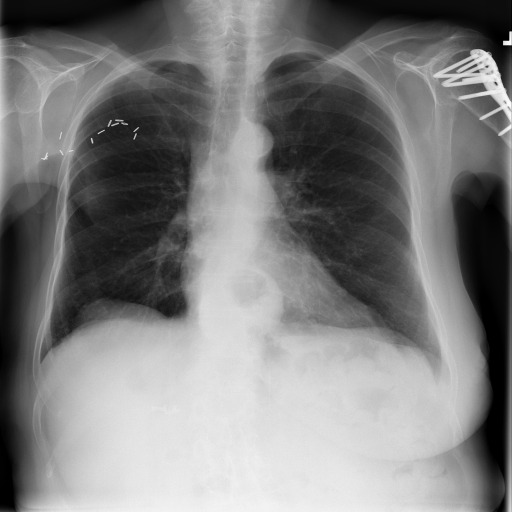
#> input picture serving/frontend/samples/00000003_000.jpg, 512 x 512 px
$ python -i preprocess.py   (imports and definitions only)
#> lines starting #> are read from the running program, lines starting #| are printed output that depends on the picture
#> further down, picture is the input picture: shape (512, 512, 3); min 0, max 255, mean 125.5
"""Image preprocessing shared by training, evaluation and the serving API.

Using one code path everywhere removes a classic source of training/serving skew: the API
resizes and normalises an uploaded X-ray exactly the way evaluation images were processed.
Depends only on numpy + OpenCV so the serving image stays torch-free.
"""

from __future__ import annotations

import cv2
import numpy as np

STORE_SIZE = 256  # resolution images are cached at after `prepare`
IMAGENET_MEAN = np.array([0.485, 0.456, 0.406], dtype=np.float32).reshape(3, 1, 1)
IMAGENET_STD = np.array([0.229, 0.224, 0.225], dtype=np.float32).reshape(3, 1, 1)


def to_uint8_gray(img: np.ndarray) -> np.ndarray:
    """Convert any decoded image (RGB/RGBA/16-bit) to a single-channel uint8 array."""
    if img.ndim == 3:
        code = cv2.COLOR_BGRA2GRAY if img.shape[2] == 4 else cv2.COLOR_BGR2GRAY
#> code = 6
        img = cv2.cvtColor(img, code)
    if img.dtype != np.uint8:
        img = img.astype(np.float32)
        lo, hi = float(img.min()), float(img.max())
        img = ((img - lo) / max(hi - lo, 1e-6) * 255.0).astype(np.uint8)
    return img


def decode_image(data: bytes) -> np.ndarray:
    img = cv2.imdecode(np.frombuffer(data, np.uint8), cv2.IMREAD_UNCHANGED)
    if img is None:
        raise ValueError("Could not decode image: expected PNG or JPEG bytes")
    return to_uint8_gray(img)


def pad_to_square(img: np.ndarray) -> np.ndarray:
    h, w = img.shape[:2]
#> h = 512; w = 512
    if h == w:
        return img
    s = max(h, w)
    top, left = (s - h) // 2, (s - w) // 2
    return cv2.copyMakeBorder(img, top, s - h - top, left, s - w - left, cv2.BORDER_CONSTANT, value=0)


def resize_for_storage(img: np.ndarray, size: int = STORE_SIZE) -> np.ndarray:
    """Letterbox to square (keeps anatomy proportions) and downsample with area interpolation."""
    img = pad_to_square(to_uint8_gray(img))
    if img.shape[0] == size:
        return img
    return cv2.resize(img, (size, size), interpolation=cv2.INTER_AREA)


def normalize(img: np.ndarray) -> np.ndarray:
    """uint8 (H, W) -> float32 (3, H, W), grayscale replicated, ImageNet statistics."""
    x = img.astype(np.float32) / 255.0
    x = np.repeat(x[None], 3, axis=0)
    return (x - IMAGENET_MEAN) / IMAGENET_STD


def to_model_input(img: np.ndarray, img_size: int) -> np.ndarray:
    """Deterministic evaluation/serving transform. Returns float32 (3, img_size, img_size)."""
    stored = img if img.shape == (STORE_SIZE, STORE_SIZE) else resize_for_storage(img)
    if img_size != STORE_SIZE:
        stored = cv2.resize(stored, (img_size, img_size), interpolation=cv2.INTER_AREA)
    return normalize(stored)


STAT_COLUMNS = ["mean_intensity", "std_intensity", "p05_intensity", "p95_intensity", "edge_density"]


def image_stats(img: np.ndarray) -> dict[str, float]:
    """Cheap, label-free descriptors of an image used as features for data-drift monitoring.

    They react to the shifts that actually happen in radiology: a new scanner/vendor,
    different exposure, portable (AP) vs. departmental (PA) acquisitions, burned-in text.
    """
    img = resize_for_storage(img)
    p05, p95 = np.percentile(img, [5, 95])
#> p05 = 12; p95 = 229
    edges = cv2.Canny(img, 50, 150)
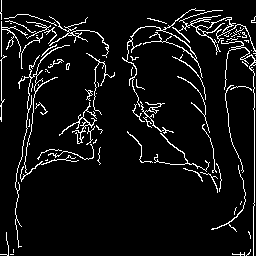
#> edges: shape (256, 256); 6.8% white in thin lines or dots
    return {
        "mean_intensity": float(img.mean()),
        "std_intensity": float(img.std()),
        "p05_intensity": float(p05),
        "p95_intensity": float(p95),
        "edge_density": float((edges > 0).mean()),
    }

>>> import cv2
>>> picture = cv2.imread('../../serving/frontend/samples/00000003_000.jpg')
>>> result = image_stats(picture)
#> result = {'mean_intensity': 125.6, 'std_intensity': 72.34, 'p05_intensity': 12, 'p95_intensity': 229, 'edge_density': 0.0678}

$ run again, on serving/frontend/samples/00000092_000.jpg
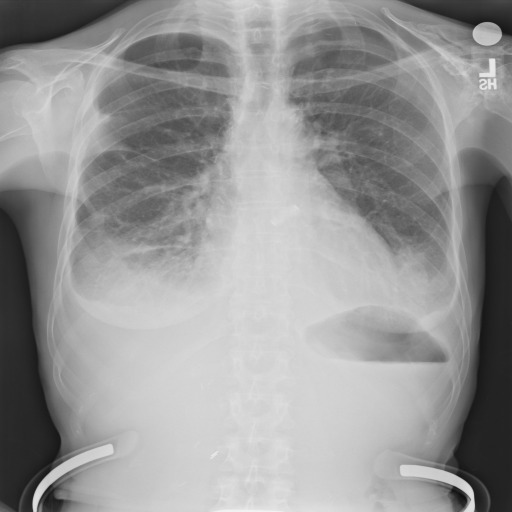
#> input picture serving/frontend/samples/00000092_000.jpg, 512 x 512 px
#> picture is the input picture: shape (512, 512, 3); min 13, max 242, mean 150.7
#> h = 512
#> p05 = 37; p95 = 212
#> in image_stats, `edges = cv2.Canny(img, 50, 150)`:
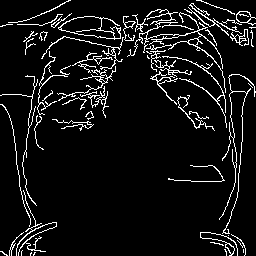
#> edges: shape (256, 256); 7.7% white in thin lines or dots
#> result = {'mean_intensity': 150.9, 'std_intensity': 54.82, 'p05_intensity': 37, 'p95_intensity': 212, 'edge_density': 0.0768}

$ run again, on serving/frontend/samples/00000116_012.jpg
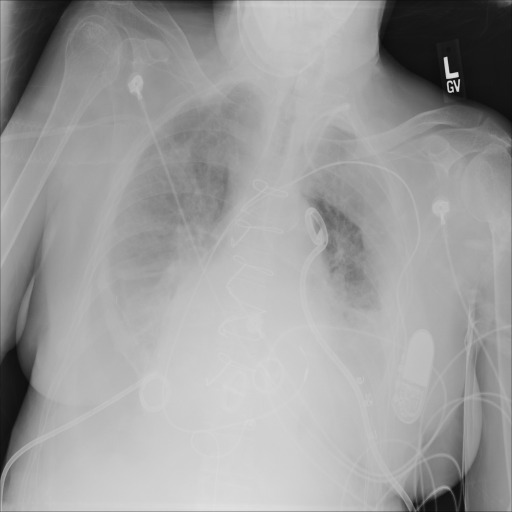
#> input picture serving/frontend/samples/00000116_012.jpg, 512 x 512 px
#> picture is the input picture: shape (512, 512, 3); min 10, max 224, mean 157
#> h = 512
#> p05 = 27; p95 = 208
#> in image_stats, `edges = cv2.Canny(img, 50, 150)`:
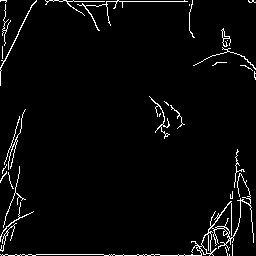
#> edges: shape (256, 256); 3.3% white in thin lines or dots
#> result = {'mean_intensity': 157.1, 'std_intensity': 46.18, 'p05_intensity': 27, 'p95_intensity': 208, 'edge_density': 0.0333}

$ run again, on serving/frontend/samples/00000246_005.jpg
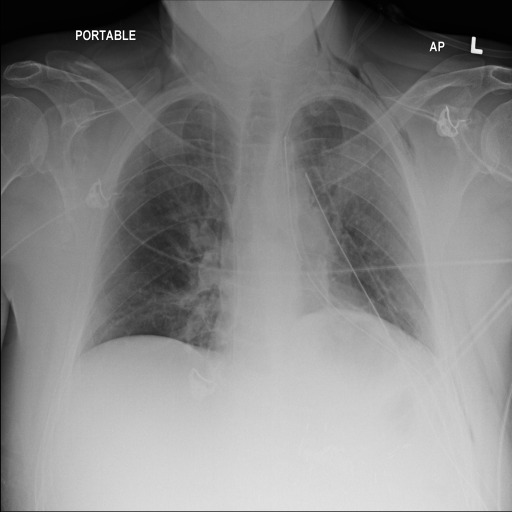
#> input picture serving/frontend/samples/00000246_005.jpg, 512 x 512 px
#> picture is the input picture: shape (512, 512, 3); min 0, max 255, mean 134.7
#> h = 512
#> p05 = 29; p95 = 215
#> in image_stats, `edges = cv2.Canny(img, 50, 150)`:
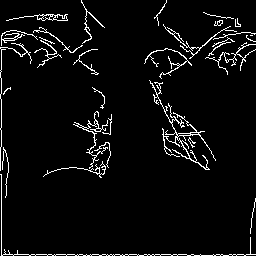
#> edges: shape (256, 256); 4.8% white in thin lines or dots
#> result = {'mean_intensity': 134.8, 'std_intensity': 55.64, 'p05_intensity': 29, 'p95_intensity': 215, 'edge_density': 0.0479}
